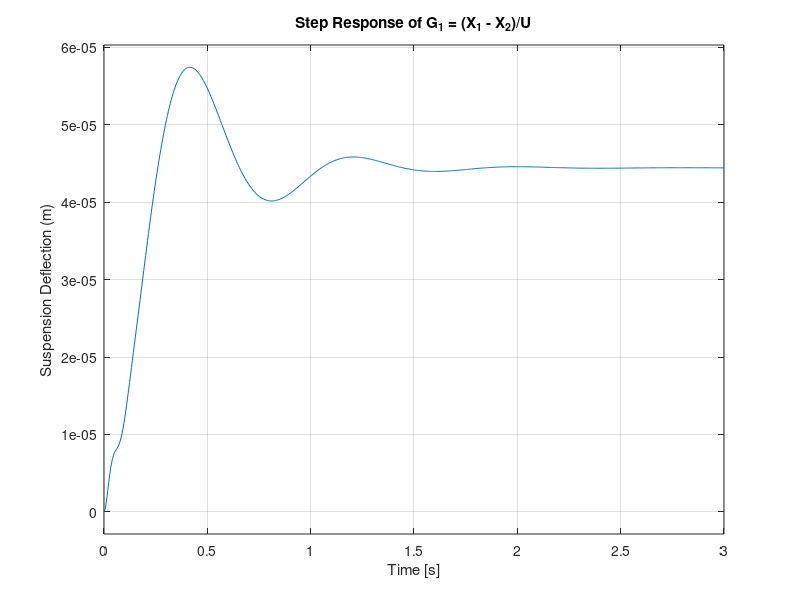
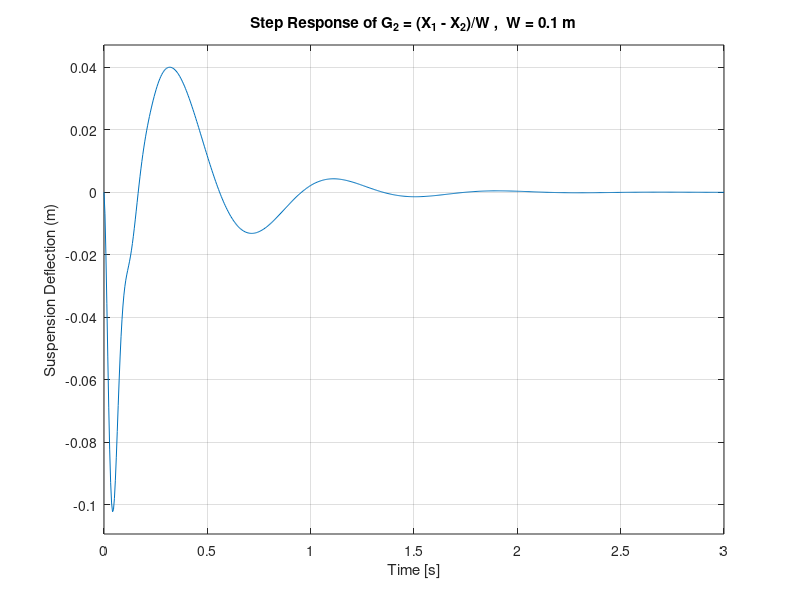

These figures' MATLAB source, in order: (Note: this script raises an error after producing the figures.)
clc; clear; close all;

%% ---------------- System Parameters ----------------
M1 = 300;
M2 = 45;
b1 = 2000;
b2 = 300;
K1 = 22500;
K2 = 200000;

%% ---------------- Transfer Functions ----------------
s = tf('s');
G1 = ((M1+M2)*s^2+b2*s+K2)/((M2*s^2+(b1+b2)*s+(K1+K2))*(M1*s^2+b1*s+K1)-(b1*s+K1)^2);
G2 = (-(M1*s^2)*(b2*s+K2))/((M2*s^2+(b1+b2)*s+(K1+K2))*(M1*s^2+b1*s+K1)-(b1*s+K1)^2);

%% ---------------- Step Responses ----------------
figure
step(G1)
grid on
title('Step Response of G_1 = (X_1 - X_2)/U')
ylabel('Suspension Deflection (m)')

figure
step(0.1*G2)
grid on
title('Step Response of G_2 = (X_1 - X_2)/W ,  W = 0.1 m')
ylabel('Suspension Deflection (m)')

%% ---------------- Performance Metrics ----------------
info_G1 = stepinfo(G1);
info_G2 = stepinfo(0.1*G2);

fprintf('\n===== G1 = (X1 - X2)/U =====\n');
fprintf('Settling Time     = %.3f s\n', info_G1.SettlingTime);
fprintf('Max Overshoot     = %.2f %%\n', info_G1.Overshoot);

fprintf('\n===== G2 = (X1 - X2)/W =====\n');
fprintf('Settling Time     = %.3f s\n', info_G2.SettlingTime);
fprintf('Max Overshoot     = %.2f %%\n', info_G2.Overshoot);

%% ---------------- Damped Frequencies ----------------
[wn1, zeta1] = damp(G1);
[wn2, zeta2] = damp(G2);

wd1 = wn1 .* sqrt(1 - zeta1.^2);
wd2 = wn2 .* sqrt(1 - zeta2.^2);

fprintf('\nDamped Frequencies (rad/s):\n');
fprintf('G1: %.2f  %.2f\n', wd1);
fprintf('G2: %.2f  %.2f\n', wd2);
